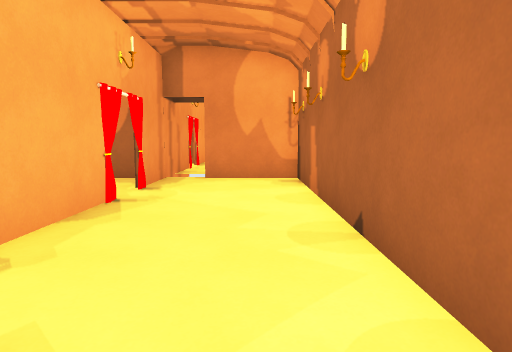
view 1 (above)

12 first-person views from a walk through a Unity game level. The camera is 1.3 m above the floor, tilts 6° down and sees 75° across. The floor is counted in squares, 1 m on a side. Each view is taken from the middle of a square. On the plan, view 1 faces up. The plan holds only what a view shows up to about 14 squares ahead; the rest is blank. The place goes on beyond the plan. Some surface patterns are stand-ins.

view 2
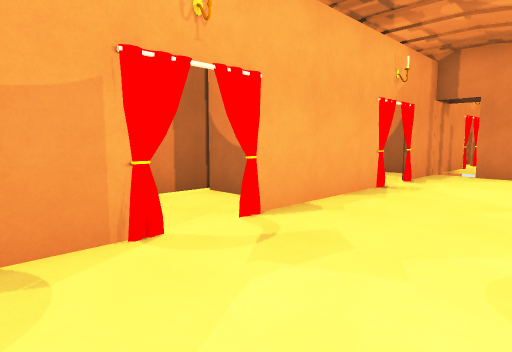

view 3
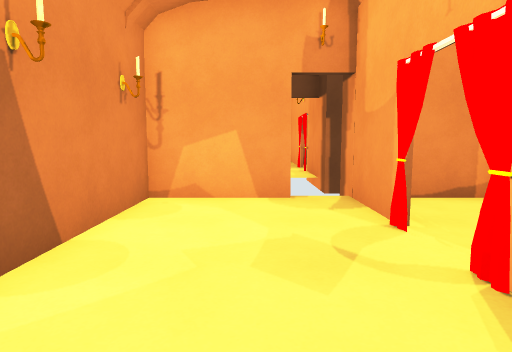

view 4
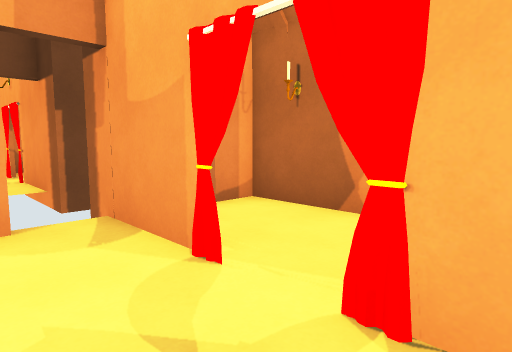

view 5
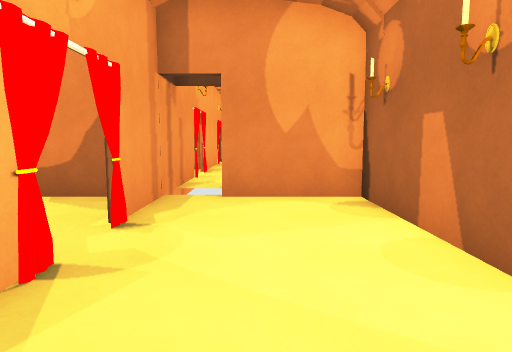

view 6
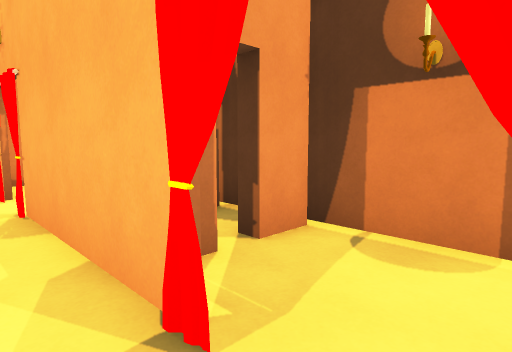

view 7
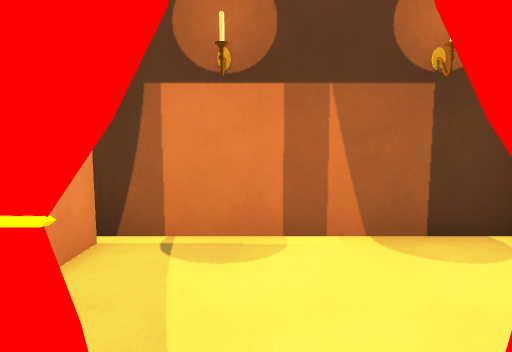

view 8
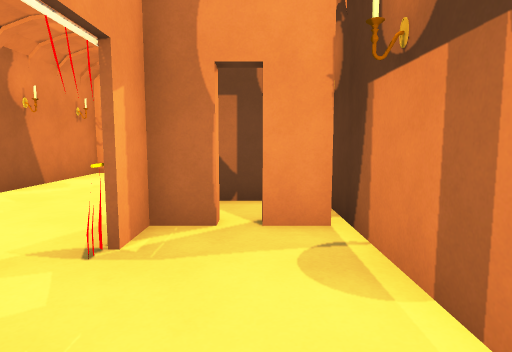

view 9
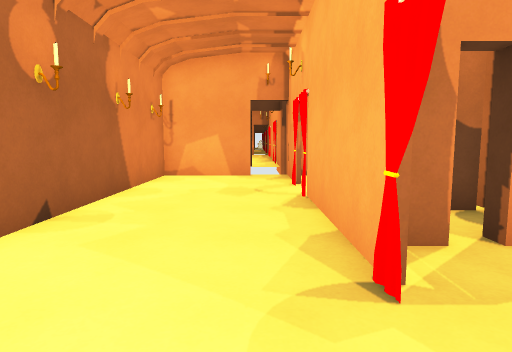

view 10
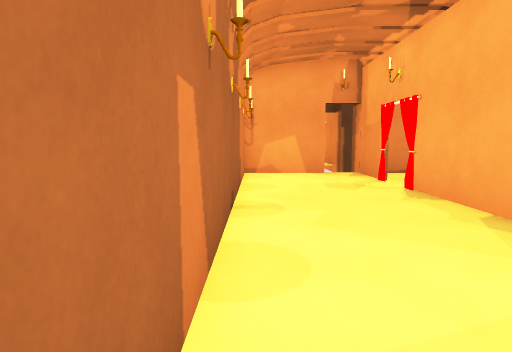

view 11
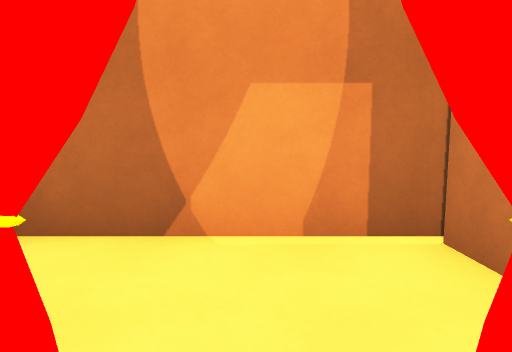

view 12
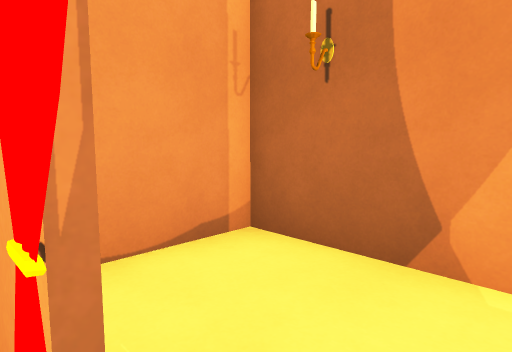

### Floor plan
Points are (right, up) in squares from view 1. A wall is a line through its corners. A room is listed if a view was taken in it or the views show most of it. See-through windows are left out.
Room 1 (views 1, 2, 3, 4, 5, 6, 7, 9, 10, 11)
walls: (-3.2, 7.1) (-3.2, 2); (-3.2, 0) (-3.2, -3.5); (-1.9, -2.6) (1.5, -2.6) (1.5, 11.7) (-1.9, 11.7); (-3.2, 12.5) (-3.2, 9.4)
ways out: opening at (-3, 8) to room 2; opening at (-3, 1) to room 3
Room 2 (view 8)
walls: (-4.2, 11.7) (-6.1, 11.7); (-6.5, 11.5) (-6.5, 4.5); (-4.4, 6) (-3.4, 6) (-3.4, 7.1); (-6.3, 6) (-5.1, 6)
ways out: opening at (-3, 8) to room 1
Room 3 (view 12)
walls: (-4.6, 3.4) (-6.2, 3.4); (-6.5, 4.1) (-6.5, -2.6) (-3.6, -2.6)
ways out: opening at (-3, 1) to room 1

Positions as (right, up) in squares from view 1, and headings:
1: (0, 0), facing up
2: (1, -2), facing up-left
3: (-1, 5), facing down
4: (-1, 3), facing down-left
5: (-1, 4), facing up
6: (-2, 9), facing down-left
7: (-2, 8), facing left
8: (-5, 11), facing down
9: (-2, 10), facing down
10: (1, 11), facing down
11: (-2, 1), facing left
12: (-3, 1), facing down-left
